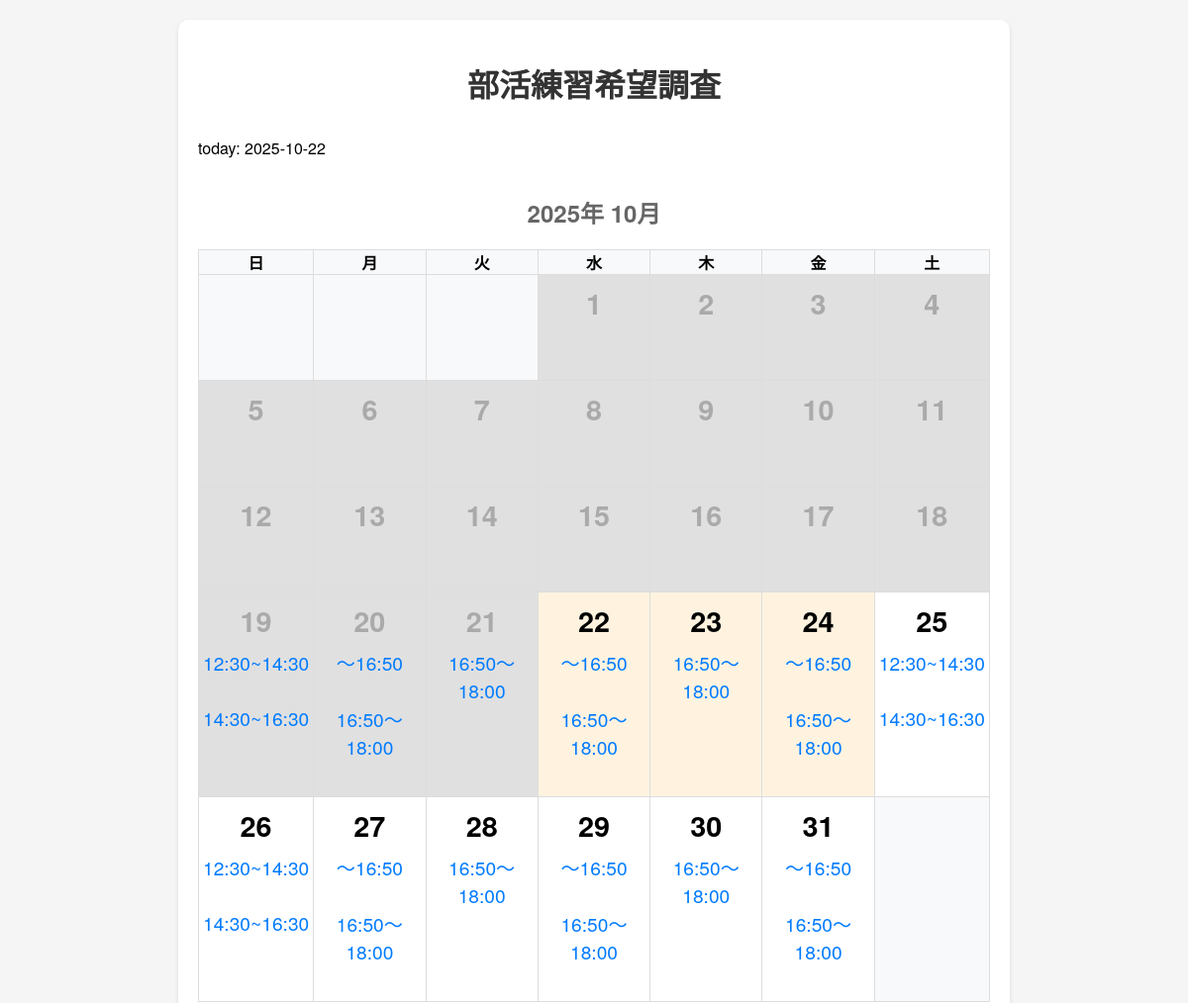
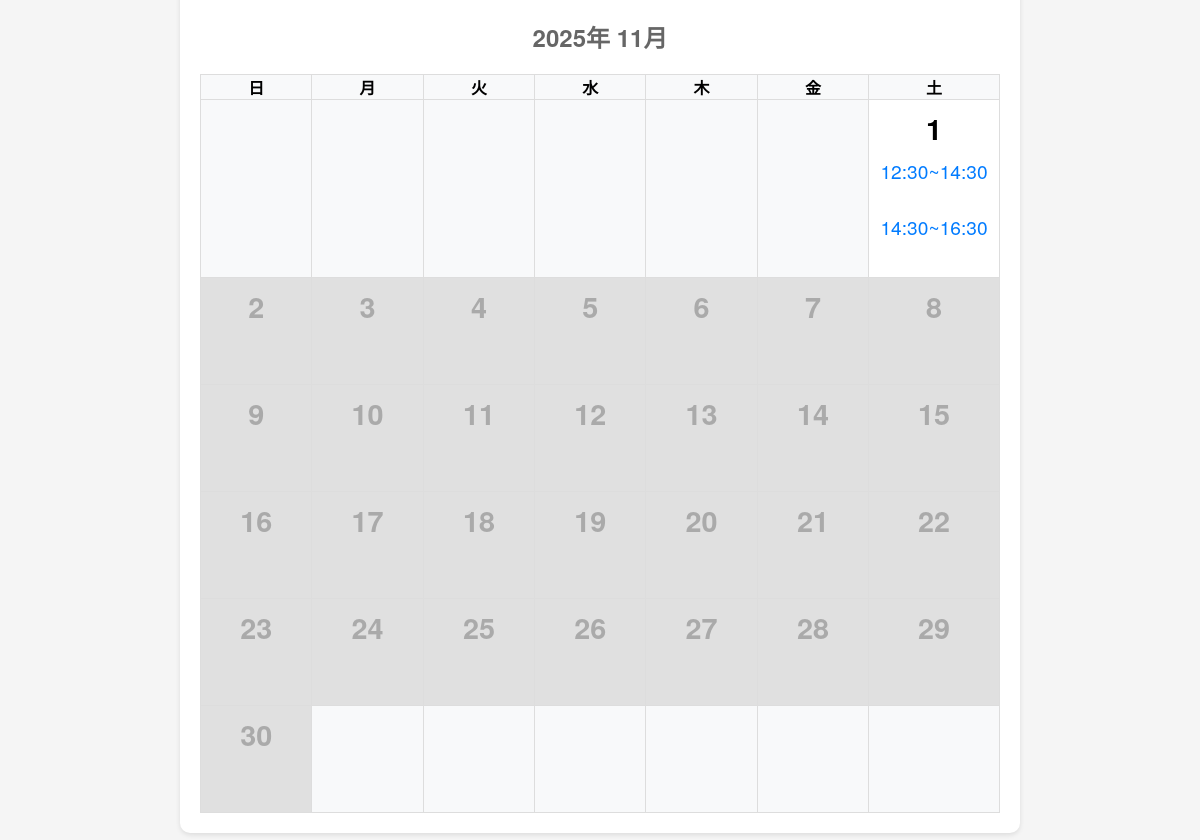
The page / on the database its author committed (2 pictures, top to bottom).
### app.py (models this page shows)
class TimeSlot(db.Model):
    id = db.Column(db.Integer, primary_key=True)
    date_key = db.Column(db.String(20), nullable=False)
    slot = db.Column(db.String(50), nullable=False)

### app.py (the view)
@app.route('/', methods=['GET', 'HEAD'])
def index():
    try:
        if request.method == 'HEAD':
            return '', 200
        today = get_jst_date()
        year = today.year
        month = today.month
        cal = calendar.monthcalendar(year, month)
        month_names = ['1月', '2月', '3月', '4月', '5月', '6月',
                      '7月', '8月', '9月', '10月', '11月', '12月']
        import calendar as calmod
        last_day = calmod.monthrange(year, month)[1]
        days_left = last_day - today.day
        calendars = [
            {
                'year': year,
                'month': month,
                'month_name': month_names[month-1],
                'calendar': cal
            }
        ]
        if days_left < 14:
            next_month = month + 1
            next_year = year
            if next_month > 12:
                next_month = 1
                next_year += 1
            next_cal = calendar.monthcalendar(next_year, next_month)
            calendars.append({
                'year': next_year,
                'month': next_month,
                'month_name': month_names[next_month-1],
                'calendar': next_cal
            })
        days_since_sunday = today.weekday() + 1  # 月曜日=0なので+1して日曜日=0にする
        if days_since_sunday == 7:  # 日曜日の場合は0にする
            days_since_sunday = 0
        current_week_sunday = today - timedelta(days=days_since_sunday)
        valid_dates = set()
        for week in range(2):  # 2週間
            week_start = current_week_sunday + timedelta(weeks=week)
            for day in range(7):  # 日曜日から土曜日まで
                current_date = week_start + timedelta(days=day)
                valid_dates.add(f"{current_date.year}-{current_date.month}-{current_date.day}")
        practice_requests = {}
        booked_dates = set()
        try:
            all_requests = PracticeRequest.query.all()
            for req in all_requests:
                if req.date_key not in practice_requests:
                    practice_requests[req.date_key] = {}
                practice_requests[req.date_key][req.user_name] = {
                    'time_slot': req.time_slot,
                    'band_name': req.band_name
                }
                booked_dates.add(req.date_key)
        except Exception as e:
            print(f"予約データ取得でエラー: {e}")
            practice_requests = {}
            booked_dates = set()
        time_slots = {}
        try:
            all_slots = TimeSlot.query.all()
            for slot in all_slots:
                if slot.date_key not in time_slots:
                    time_slots[slot.date_key] = []
                time_slots[slot.date_key].append(slot.slot)
        except Exception as e:
            print(f"時間枠データ取得でエラー: {e}")
            time_slots = {}
        return render_template(
            'index.html',
            calendars=calendars,
            month=month_names[month-1],
            month_num=month,
            year=year,
            today=today,
            practice_requests=practice_requests,
            time_slots=time_slots,
            get_default_slots=get_default_slots,
            valid_dates=valid_dates,
            booked_dates=booked_dates
        )
    except Exception as e:
        print(f"index関数でエラーが発生しました: {e}")
        return f"エラーが発生しました: {str(e)}", 500

### app.py (called while the page is built)
def get_jst_date():
    return datetime.now(JST).date()

### templates/index.html (shortened to what this page needs)
<!DOCTYPE html>
<html lang="ja">
<head>
    <link rel="stylesheet" href="{{ url_for('static', filename='css/style.css') }}">
</head>
<body>
    <div class="container">
        <h1>部活練習希望調査</h1>
        <p>today: {{ today }}</p>
        {% for calinfo in calendars %}
        <div class="calendar">
            <h2>{{ calinfo.year }}年 {{ calinfo.month_name }}</h2>
            <table>
                <thead>
                    <tr>
                        <th>日</th>
                        <th>月</th>
                        <th>火</th>
                        <th>水</th>
                        <th>木</th>
                        <th>金</th>
                        <th>土</th>
                    </tr>
                </thead>
                <tbody>
                    {% for week in calinfo.calendar %}
                    <tr>
                        {% for day in week %}
                            {% if day == 0 %}
                                <td class="empty"></td>
                            {% else %}
                                {% set d = day|int %}
                                {% set y = calinfo.year|int %}
                                {% set m = calinfo.month|int %}
                                {% set date_key = y ~ '-' ~ m ~ '-' ~ d %}
                                {% set slots = time_slots.get(date_key, []) %}
                                {% set is_past = (y == today.year and m == today.month and d < today.day) or
                                                 (y == today.year and m < today.month) or
                                                 (y < today.year) %}
                                <td class="day{% if is_past %} past{% endif %}{% if date_key not in valid_dates %} not-selectable{% endif %}{% if date_key in booked_dates %} booked{% endif %}" data-year="{{ y }}" data-month="{{ m }}" data-day="{{ d }}">
                                    <div class="day-number">{{ day }}</div>
                                    <div class="time-options">
                                        {% if date_key in valid_dates %}
                                            {% for slot in slots %}
                                                <span class="time-label">{{ slot }}</span><br>
                                            {% endfor %}
                                        {% endif %}
                                    </div>
                                </td>
                            {% endif %}
                        {% endfor %}
                    </tr>
                    {% endfor %}
                </tbody>
            </table>
        </div>
        {% endfor %}
    </div>
</body>
</html>

### static/css/style.css (style rules this page uses)
body { font-family: 'Helvetica Neue', Arial, 'Hiragino Kaku Gothic ProN', 'Hiragino Sans', Meiryo, sans-serif; margin: 0; padding: 20px; background-color: #f5f5f5; }
.container { max-width: 800px; margin: 0 auto; background-color: white; padding: 20px; border-radius: 10px; box-shadow: 0 2px 5px rgba(0,0,0,0.1); }
h1 { text-align: center; color: #333; margin-bottom: 30px; }
h2 { text-align: center; color: #666; margin-bottom: 20px; }
.calendar { width: 100%; overflow-x: auto; }
table { width: 100%; border-collapse: collapse; margin-top: 20px; }
th, td { padding: 0; text-align: center; border: 1px solid #ddd; }
th { background-color: #f8f9fa; font-weight: bold; }
td.day { cursor: pointer; transition: background-color 0.2s; height: 90px; min-width: 90px; vertical-align: top; font-size: 1.2em; padding: 8px 4px; background: #fff; position: relative; }
td.empty { background-color: #f8f9fa; }
.day-number { font-size: 1.5em; font-weight: bold; margin-bottom: 8px; }
.time-options { margin-top: 6px; }
.time-label { display: block; font-size: 1em; color: #007bff; margin-bottom: 2px; }
td.day.past { background-color: #e0e0e0; color: #aaa; cursor: not-allowed; }
.day.not-selectable { background-color: #e0e0e0; color: #aaa; cursor: not-allowed; pointer-events: none; }
.day.booked { background-color: #fff3e0; }

### rows shown on the page
TimeSlot: slot "12:30~14:30"
TimeSlot: slot "14:30~16:30"
TimeSlot: slot "〜16:50"
TimeSlot: slot "16:50〜18:00"
TimeSlot: slot "16:50〜18:00"
TimeSlot: slot "〜16:50"
TimeSlot: slot "16:50〜18:00"
TimeSlot: slot "16:50〜18:00"
TimeSlot: slot "〜16:50"
TimeSlot: slot "16:50〜18:00"
TimeSlot: slot "12:30~14:30"
TimeSlot: slot "14:30~16:30"
TimeSlot: slot "12:30~14:30"
TimeSlot: slot "14:30~16:30"
TimeSlot: slot "〜16:50"
TimeSlot: slot "16:50〜18:00"
TimeSlot: slot "16:50〜18:00"
TimeSlot: slot "〜16:50"
TimeSlot: slot "16:50〜18:00"
TimeSlot: slot "16:50〜18:00"
TimeSlot: slot "〜16:50"
TimeSlot: slot "16:50〜18:00"
TimeSlot: slot "12:30~14:30"
TimeSlot: slot "14:30~16:30"

### other values the page prints
{{ today }} "2025-10-22"
{{ calinfo.year }} "2025" "2025"
{{ calinfo.month_name }} "10月" "11月"
{{ day }} "1" "2" "3" "4" "5" "6" "7" "8" "9" "10" "11" "12" "13" "14" "15" "16" "17" "18" "19" "20" "21" "22" "23" "24" "25" "26" "27" "28" "29" "30" "31" "1" "2" "3" "4" "5" "6" "7" "8" "9" "10" "11" "12" "13" "14" "15" "16" "17" "18" "19" "20" "21" "22" "23" "24" "25" "26" "27" "28" "29" "30"
